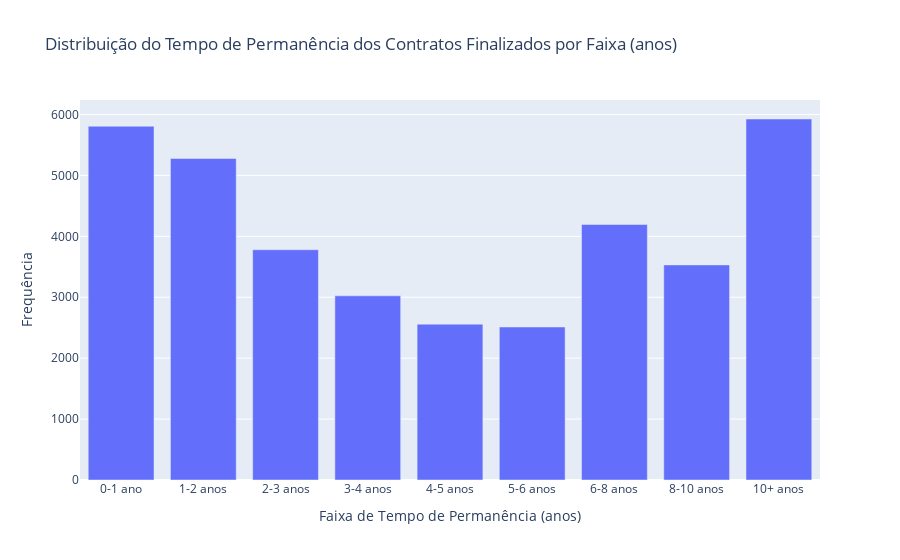

Notebook code cell kept with this figure:
### Code cell
import plotly.graph_objects as go
import pandas as pd

# Converter para Pandas para visualização
df_permanencia = filtered_sdf_2.select("tempo_permanencia_anos", "status").toPandas()

# Definir as faixas de tempo de permanência em anos
bins = [0, 1, 2, 3, 4, 5, 6, 8, 10, df_permanencia["tempo_permanencia_anos"].max()]
labels = [
    "0-1 ano",
    "1-2 anos",
    "2-3 anos",
    "3-4 anos",
    "4-5 anos",
    "5-6 anos",
    "6-8 anos",
    "8-10 anos",
    "10+ anos"
]

# Criar coluna categórica com os intervalos
df_permanencia["faixa_permanencia"] = pd.cut(df_permanencia["tempo_permanencia_anos"], bins=bins, labels=labels, right=True)

# Contar a frequência de cada status por faixa
df_faixas_status = df_permanencia.groupby(["faixa_permanencia", "status"]).size().unstack(fill_value=0)

# Criar gráfico de barras agrupadas (lado a lado)
fig = go.Figure()

# Adicionar cada status como uma barra separada
for status in df_faixas_status.columns:
    fig.add_trace(go.Bar(
        x=df_faixas_status.index,
        y=df_faixas_status[status],
        name=status
    ))

# Configurar layout do gráfico
fig.update_layout(
    title="Distribuição do Tempo de Permanência dos Contratos Finalizados por Faixa (anos)",
    xaxis_title="Faixa de Tempo de Permanência (anos)",
    yaxis_title="Frequência",
    barmode="group"  # Barras lado a lado
)

# Exibir gráfico
fig.show()

### Figure 1 — Plotly figure (JSON) as saved in the notebook; plotly's stock layout.template omitted (floating-point values rounded to 4 significant figures)
{"data": [{"name": "FINISHED", "type": "bar", "x": ["0-1 ano", "1-2 anos", "2-3 anos", "3-4 anos", "4-5 anos", "5-6 anos", "6-8 anos", "8-10 anos", "10+ anos"], "y": [5807, 5278, 3780, 3023, 2558, 2512, 4194, 3531, 5926]}], "layout": {"barmode": "group", "title": {"text": "Distribuição do Tempo de Permanência dos Contratos Finalizados por Faixa (anos)"}, "xaxis": {"title": {"text": "Faixa de Tempo de Permanência (anos)"}}, "yaxis": {"title": {"text": "Frequência"}}}}
